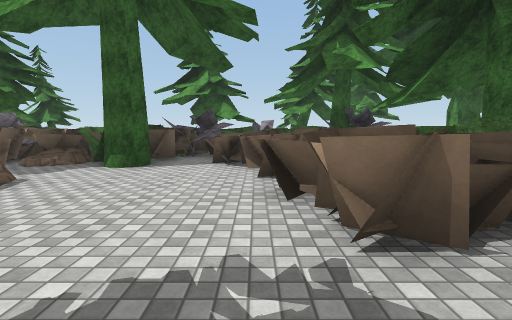
View 1 (above)

20 first-person views from a walk through a 3-D level made in the Unity game engine. The camera is 1.4 m above the floor, tilts 6° down and sees 85° across. The floor is counted in squares, 2 m on a side. Each view is taken from the middle of a square. On the plan, view 1 faces up. The plan holds only what a view shows up to about 9 squares ahead; the rest is blank. The place goes on beyond the plan. Surface patterns are stand-ins for the level's own textures.

View 2
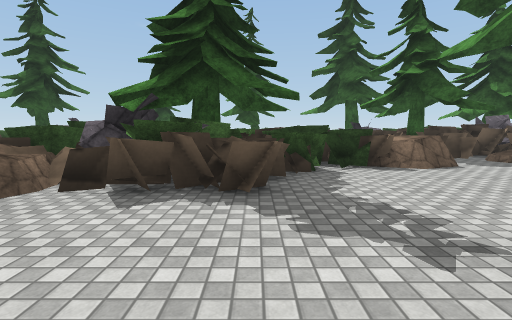

View 3
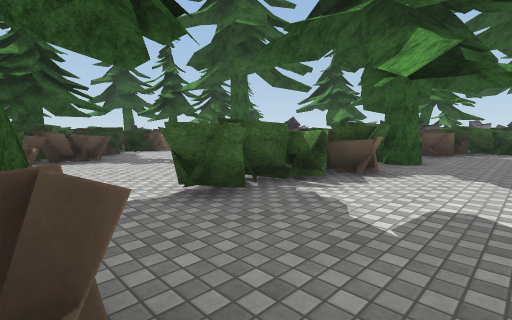

View 4
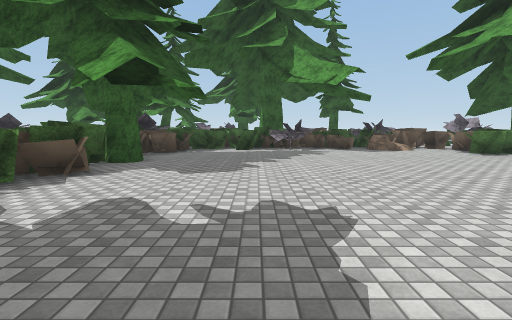

View 5
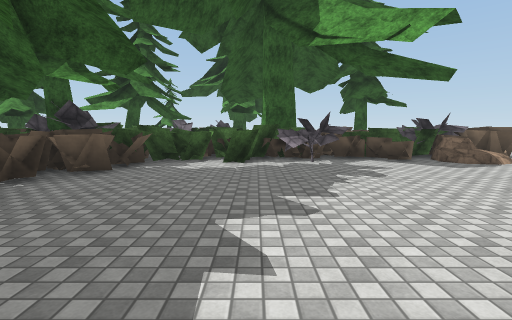

View 6
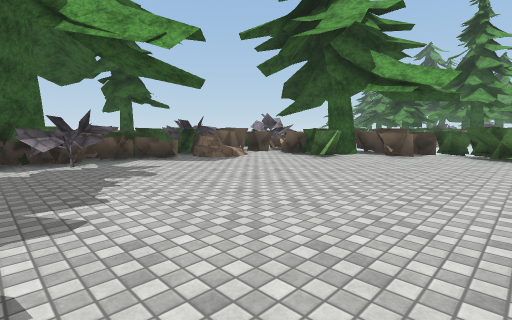

View 7
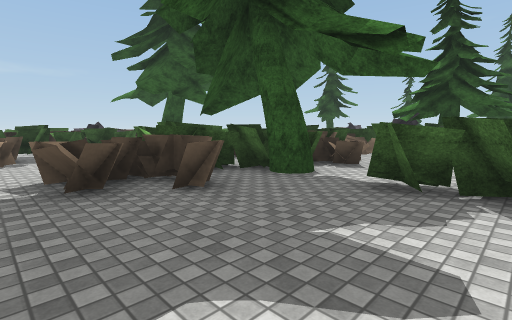

View 8
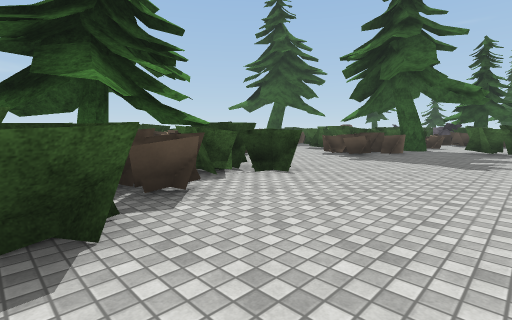

View 9
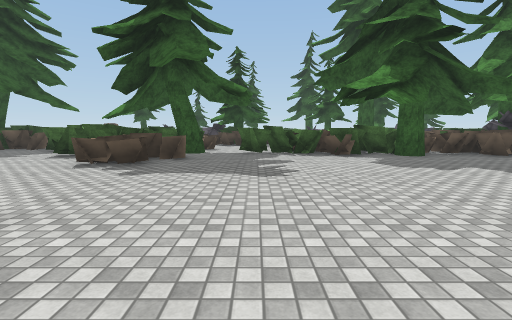

View 10
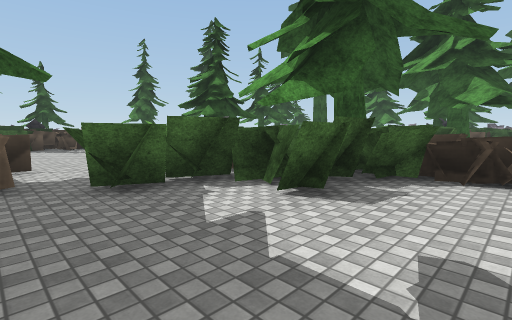

View 11
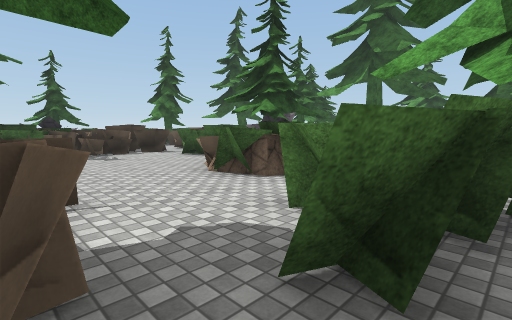

View 12
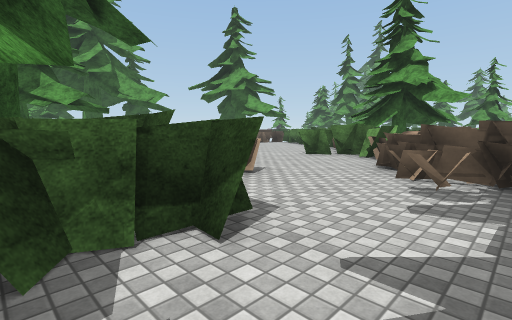

View 13
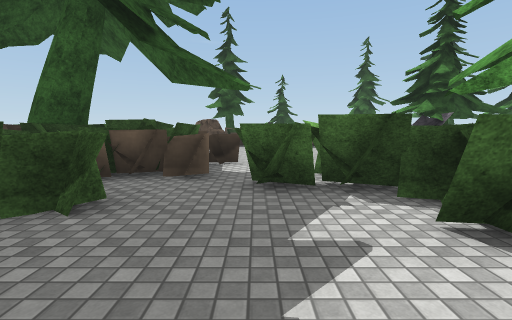

View 14
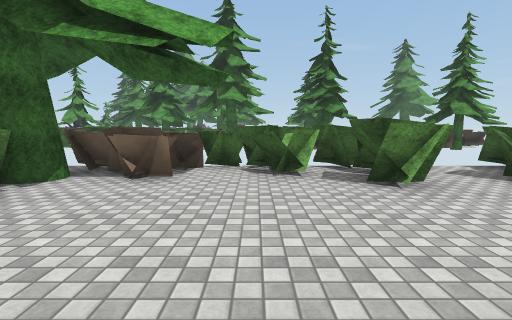

View 15
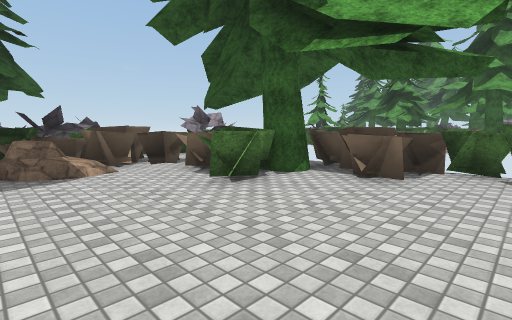

View 16
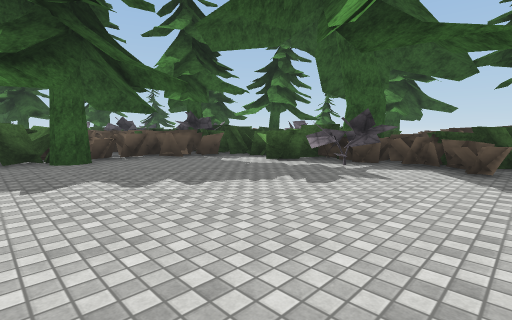

View 17
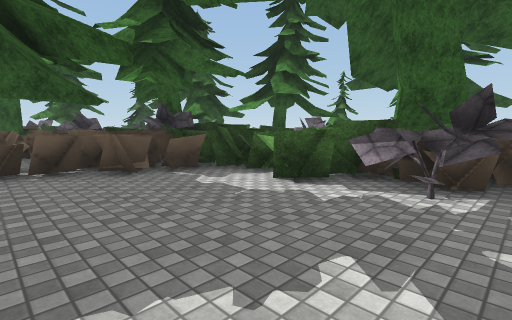

View 18
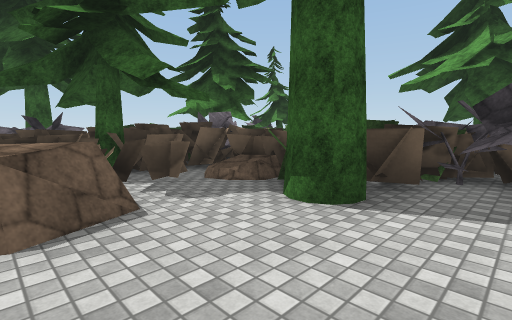

View 19
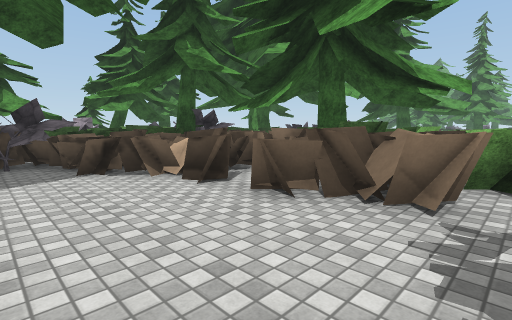

View 20
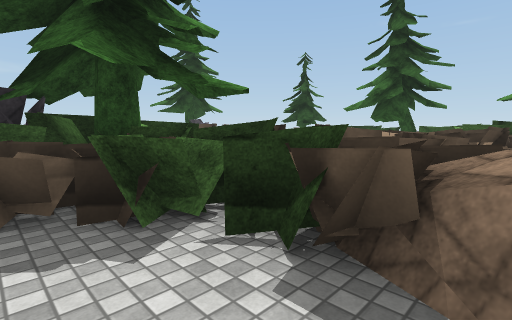

### Floor plan
Key: @ floor where view 1 was taken; # wall or solid block; . floor; = window, fence, low wall or low ledge; ^ raised ledge; O other object.
Columns run from 7 left of view 1 to 16 right of it. Each row starts with its distance up from view 1.
 10              ########
  9       #    ####O#=O###
  8    # O##   #.^.O... .#
  7 #####O##  ##.........##
  6 ##.O#.^## ##.........###
  5 #O.....## #...........##
  4 ###O...^# #O...........#
  3  ##OO..#####...........#
  2   ###..#####...........#
  1    ##....##...........##
  0     ###@..#...........#
 -1     ###..............##
 -2     #O..=.O.=....#####
 -3    ###^######=...##
 -4   ## ^ #####.....#
 -5  #=..=######...###
 -6  #... # ###....##
 -7 ##....# #^....=###
 -8 ##    # #^....   #
 -9         ####..
-10             ##
-11              #

Positions as (right, up) in squares from view 1, and headings:
1: (0, 0), facing up
2: (2, 0), facing left
3: (6, -2), facing up-left
4: (7, -2), facing up
5: (7, 2), facing up
6: (7, 2), facing up-right
7: (7, 1), facing down-left
8: (14, 1), facing down-left
9: (12, 0), facing left
10: (6, -8), facing up-left
11: (3, -8), facing up-left
12: (3, -7), facing up-right
13: (6, -7), facing left
14: (11, 3), facing right
15: (11, 3), facing up-right
16: (11, 3), facing up-left
17: (9, 5), facing up-left
18: (-1, 3), facing up-left
19: (-2, 1), facing up-right
20: (-2, 3), facing down-left
